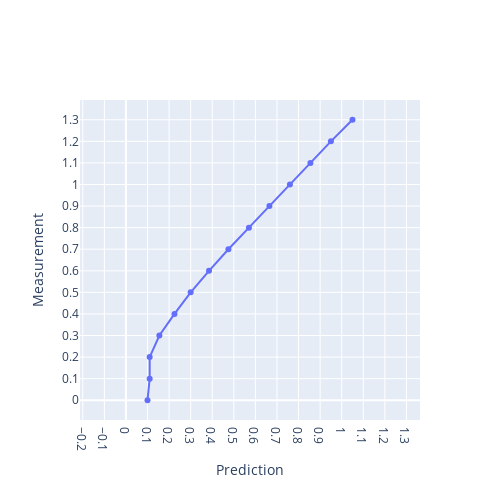

The notebook cell this image was saved under:
### Code cell
data_path = "../data/test1.csv"
gcode_path = "../data/mount2.gcode"
data = read_calibration_data(data_path)
data = apply_offset(data, x=0.1, y=0)
plot_calibration_data(data)
correct_gcode(gcode_path, data)

### Figure 1 — Plotly figure (JSON) as saved in the notebook; plotly's stock layout.template omitted (floating-point values rounded to 4 significant figures)
{"data": [{"name": "yaxis1 data", "type": "scatter", "x": [0.1, 0.11, 0.11, 0.155, 0.225, 0.3, 0.385, 0.475, 0.57, 0.665, 0.76, 0.855, 0.95, 1.05], "y": [0, 0.1, 0.2, 0.3, 0.4, 0.5, 0.6, 0.7, 0.8, 0.9, 1, 1.1, 1.2, 1.3], "yaxis": "y"}], "layout": {"autosize": false, "height": 500, "width": 500, "xaxis": {"dtick": 0.1, "title": {"text": "Prediction"}}, "yaxis": {"dtick": 0.1, "scaleanchor": "x", "scaleratio": 1, "title": {"text": "Measurement"}}}}
